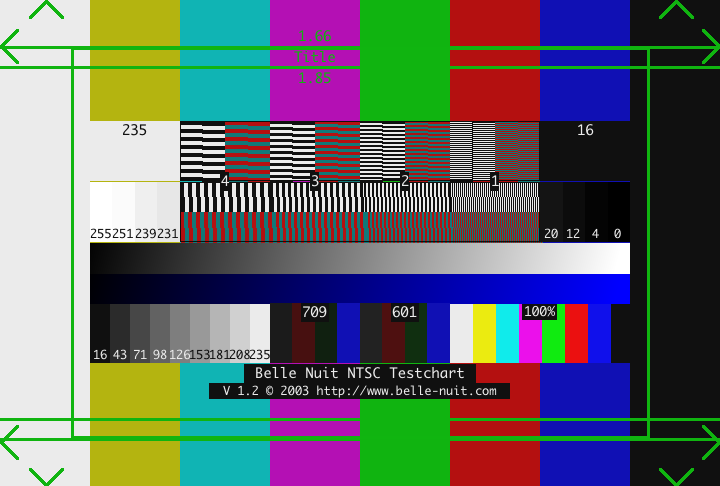
#> input picture media/Test Patterns/testchartntsc.tif, 720 x 486 px
$ python -i shared_timecode_robust.py   (imports and definitions only)
#> lines starting #> are read from the running program, lines starting #| are printed output that depends on the picture; after the words box and inside, x2 and y2 are one past the last pixel; in counts of white or black regions, pixels touching at a corner belong together
#!/usr/bin/env python3
"""
Shared Robust Timecode System - Improved FSK encoding for VHS and MP4 validation

This shared module provides robust FSK timecode encoding and decoding capabilities
for both VHS capture validation and MP4 timecode validation.

Key improvements:
1. Wider frequency separation (800Hz vs 1600Hz instead of 1000Hz vs 1200Hz)
2. Non-overlapping detection ranges with significant guard bands
3. Enhanced bit detection using multiple analysis methods
4. Improved checksum and error detection
5. Mono audio encoding (eliminates stereo channel confusion)
6. Dual-mode operation: strict (MP4) and tolerant (VHS)
"""

import cv2
import numpy as np
import subprocess
import json
from datetime import datetime

class SharedTimecodeRobust:
    def __init__(self, format_type="PAL", width=720, height=576):
        """
        Initialize robust VHS timecode system

        Args:
            format_type: "PAL" (25fps) or "NTSC" (29.97fps)
            width: Video width (720 for VHS standard)
            height: Video height (576 for PAL, 480 for NTSC)
        """
        self.format_type = format_type.upper()

        if self.format_type == "PAL":
            self.fps = 25.0
            self.width = width
            self.height = height if height else 576
        elif self.format_type == "NTSC":
            self.fps = 29.97
            self.width = width
            self.height = height if height else 480
        else:
            raise ValueError("Format must be PAL or NTSC")

        # Audio parameters optimized for VHS robustness
        self.sample_rate = 48000
        self.audio_channels = 1  # MONO - eliminates stereo confusion

        # V2 ROBUST frequency selection for VHS linear audio compatibility
        # Lower frequencies: 400Hz for '0', 800Hz for '1' (2:1 ratio maintained)
        # Both frequencies well within VHS linear audio passband (100Hz - 10kHz)
        self.freq_0 = 400   # Low frequency for '0' bit
        self.freq_1 = 800   # High frequency for '1' bit (exactly double)
        self.freq_pilot = 1200  # Pilot tone for frame sync (not 400 or 800)

        # Detection ranges with significant guard bands
        self.freq_0_range = (300, 500)    # 200Hz bandwidth around 400Hz
        self.freq_1_range = (650, 950)    # 300Hz bandwidth around 800Hz
        self.freq_pilot_range = (1050, 1350)  # For pilot tone detection
        # Guard bands: 500-650Hz (150Hz), 950-1050Hz (100Hz)

        # V2 Bit timing - 16 bits per frame for larger blocks and longer bit duration
        self.samples_per_frame = int(self.sample_rate / self.fps)
        self.bits_per_frame = 16  # "10" + 12-bit frame + "01" = 16 bits
        self.samples_per_bit = self.samples_per_frame // self.bits_per_frame  # ~120 samples

        # Pilot tone timing (per frame)
        self.pilot_ratio = 0.10      # 10% of frame for pilot tone
        self.silence_ratio = 0.05   # 5% silence separator
        self.data_ratio = 0.80      # 80% for FSK data
        # Remaining 5% trailing silence

        # Visual parameters
        self.font_scale = 3.0
        self.font_thickness = 8
        self.text_color = (255, 255, 255)  # White text
        self.bg_color = (0, 0, 0)          # Black background

        # V2 Binary strip parameters
        self.strip_height = 60             # 3 rows of 20 pixels each
        self.strip_row_height = 20         # Height of each row
        self.strip_num_rows = 3            # Number of redundant rows
        self.strip_bg_color = (128, 128, 128)  # Mid-gray background (neutral)

        # V2 Bit colors (BGR format) - Color-based encoding for VHS robustness
        self.bit_1_color = (0, 0, 255)     # Red for '1' bit
        self.bit_0_color = (255, 0, 0)     # Blue for '0' bit

        # Corner marker colors (BGR format) - unchanged
        self.corner_color_primary = (0, 0, 255)    # Red corners (top-left, bottom-right)
        self.corner_color_secondary = (255, 0, 0)  # Blue corners (top-right, bottom-left)
        self.corner_size = 40              # Corner marker size in pixels

    # [1770 lines left out: functions generate_frame_image, get_bit_pattern, _add_sync_patterns, generate_robust_fsk_audio, generate_robust_fsk_audio_legacy, _generate_robust_tone and 27 more, not called in this run]

    def detect_corner_markers(self, frame, red_lower=None, red_upper=None, blue_lower=None, blue_upper=None):
        """
        Detect colored corner markers in video frame (shared utility)

        Args:
            frame: Video frame (BGR)
            red_lower, red_upper: BGR color range for red markers (optional)
            blue_lower, blue_upper: BGR color range for blue markers (optional)

        Returns:
            dict: Corner detection results
        """
        # Use default color ranges if not provided
        if red_lower is None:
            red_lower = np.array([0, 0, 100], dtype="uint8")
        if red_upper is None:
            red_upper = np.array([50, 50, 255], dtype="uint8")
        if blue_lower is None:
            blue_lower = np.array([100, 0, 0], dtype="uint8")
        if blue_upper is None:
            blue_upper = np.array([255, 50, 50], dtype="uint8")

        height, width = frame.shape[:2]

        # Detect the red corners (top-left, bottom-right)
        red_mask = cv2.inRange(frame, red_lower, red_upper)

        # Detect the blue corners (top-right, bottom-left)
        blue_mask = cv2.inRange(frame, blue_lower, blue_upper)

        # Find contours for red markers
        red_contours, _ = cv2.findContours(red_mask, cv2.RETR_EXTERNAL, cv2.CHAIN_APPROX_SIMPLE)
        blue_contours, _ = cv2.findContours(blue_mask, cv2.RETR_EXTERNAL, cv2.CHAIN_APPROX_SIMPLE)

        red_corners = []
        blue_corners = []

        # Extract centroids of red corners
        for contour in red_contours:
            if cv2.contourArea(contour) > 50:  # Minimum size threshold
                M = cv2.moments(contour)
                if M["m00"] != 0:
                    cx = int(M["m10"] / M["m00"])
                    cy = int(M["m01"] / M["m00"])
                    red_corners.append((cx, cy))

        # Extract centroids of blue corners
        for contour in blue_contours:
            if cv2.contourArea(contour) > 50:  # Minimum size threshold
                M = cv2.moments(contour)
                if M["m00"] != 0:
                    cx = int(M["m10"] / M["m00"])
                    cy = int(M["m01"] / M["m00"])
                    blue_corners.append((cx, cy))

        # We expect 2 red corners (top-left, bottom-right) and 2 blue corners (top-right, bottom-left)
        if len(red_corners) >= 2 and len(blue_corners) >= 2:
            return {
                'red_corners': red_corners,
                'blue_corners': blue_corners,
                'detected': True
            }

        return {'detected': False}

    def correct_frame_perspective(self, frame, corner_info=None):
        """
        Use corner markers to correct perspective distortion in captured frames.

        The V2 encoding uses colored corner markers:
        - Red corners at top-left and bottom-right
        - Blue corners at top-right and bottom-left

        This method detects these corners and applies a perspective transform
        to correct for any skew or distortion from the VHS capture process.

        Args:
            frame: Video frame (BGR format)
            corner_info: Optional pre-detected corner info from detect_corner_markers()
                        If None, will detect corners automatically

        Returns:
            tuple: (corrected_frame, success, message)
                - corrected_frame: Perspective-corrected frame (or original if failed)
                - success: Boolean indicating if correction was applied
                - message: Status message explaining result
        """
        height, width = frame.shape[:2]

        # Detect corners if not provided
        if corner_info is None:
            corner_info = self.detect_corner_markers(frame)

        if not corner_info.get('detected', False):
            return frame, False, "Corners not detected"

        red_corners = corner_info['red_corners']
        blue_corners = corner_info['blue_corners']

        if len(red_corners) < 2 or len(blue_corners) < 2:
            return frame, False, f"Insufficient corners: {len(red_corners)} red, {len(blue_corners)} blue"

        # Sort corners by position to identify each corner
        # Red corners: top-left (smallest x+y) and bottom-right (largest x+y)
        # Blue corners: top-right (largest x, smallest y) and bottom-left (smallest x, largest y)

        # Sort red corners by x+y sum
        red_sorted = sorted(red_corners, key=lambda c: c[0] + c[1])
        top_left = red_sorted[0]  # Smallest x+y
        bottom_right = red_sorted[-1]  # Largest x+y

        # Sort blue corners - need to distinguish top-right from bottom-left
        # Top-right has large x, small y
        # Bottom-left has small x, large y
        blue_sorted = sorted(blue_corners, key=lambda c: c[0] - c[1])
        bottom_left = blue_sorted[0]  # Smallest x-y (small x, large y)
        top_right = blue_sorted[-1]  # Largest x-y (large x, small y)

        # Validate corner positions make sense
        # Top corners should have y < height/2, bottom corners y > height/2
        # Left corners should have x < width/2, right corners x > width/2
        if not (top_left[1] < height * 0.6 and top_left[0] < width * 0.6):
            return frame, False, f"Top-left corner position invalid: {top_left}"
        if not (top_right[1] < height * 0.6 and top_right[0] > width * 0.4):
            return frame, False, f"Top-right corner position invalid: {top_right}"
        if not (bottom_left[1] > height * 0.4 and bottom_left[0] < width * 0.6):
            return frame, False, f"Bottom-left corner position invalid: {bottom_left}"
        if not (bottom_right[1] > height * 0.4 and bottom_right[0] > width * 0.4):
            return frame, False, f"Bottom-right corner position invalid: {bottom_right}"

        # Source points (detected corners)
        src_points = np.float32([
            top_left,
            top_right,
            bottom_left,
            bottom_right
        ])

        # Destination points (ideal corner positions)
        # The corner markers are placed at corner_size pixels from the edges
        margin = self.corner_size // 2  # Center of the corner marker
        dst_points = np.float32([
            [margin, margin],                    # Top-left
            [width - margin, margin],            # Top-right
            [margin, height - margin],           # Bottom-left
            [width - margin, height - margin]    # Bottom-right
        ])

        # Calculate perspective transform matrix
        try:
            M = cv2.getPerspectiveTransform(src_points, dst_points)

            # Apply perspective transform
            corrected = cv2.warpPerspective(frame, M, (width, height))

            return corrected, True, "Perspective corrected successfully"

        except Exception as e:
            return frame, False, f"Transform failed: {str(e)}"

    # [717 lines left out: functions read_binary_strip_with_corners, frame_to_timecode, generate_metadata, _decode_frame_segment_enhanced, _validate_frame_id_range, _validate_signal_strength and 9 more, not called in this run]

    # =========================================================================
    # V2 State Machine Decoder
    # =========================================================================

    class DecoderState:
        """State machine states for V2 calibration cycle decoding"""
        SEARCHING = 'SEARCHING'
        IN_LEADER = 'IN_LEADER'
        IN_COUNTDOWN = 'IN_COUNTDOWN'
        READY_FOR_TIMECODE = 'READY_FOR_TIMECODE'
        READING_TIMECODE = 'READING_TIMECODE'
        TIMECODE_COMPLETE = 'TIMECODE_COMPLETE'
        IN_LEADOUT = 'IN_LEADOUT'
        CYCLE_COMPLETE = 'CYCLE_COMPLETE'

    # [160 lines left out: functions decode_with_state_machine, calculate_calibration_offset, not called in this run]

>>> import cv2
>>> picture = cv2.imread('../../media/Test Patterns/testchartntsc.tif')
#> picture is the input picture: shape (486, 720, 3); mean B, G, R 104.2, 103.8, 99
>>> result = SharedTimecodeRobust().correct_frame_perspective(picture)
#> in detect_corner_markers, `red_mask = cv2.inRange(frame, red_lower, red_upper)`:
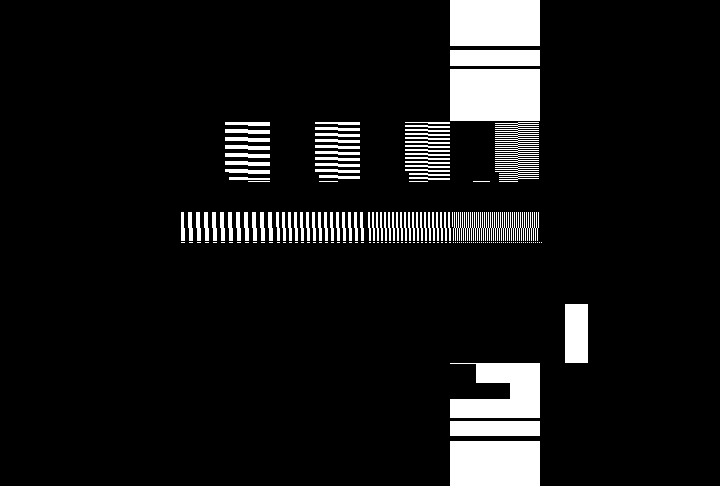
#> red_mask: shape (486, 720); 8.9% white; 189 white regions (98 under 20 px), largest, box (x1, y1, x2, y2) and area: (450, 69, 540, 121) 4680, (450, 0, 540, 46) 4140, (450, 441, 540, 486) 4050
#> in detect_corner_markers, `blue_mask = cv2.inRange(frame, blue_lower, blue_upper)`:
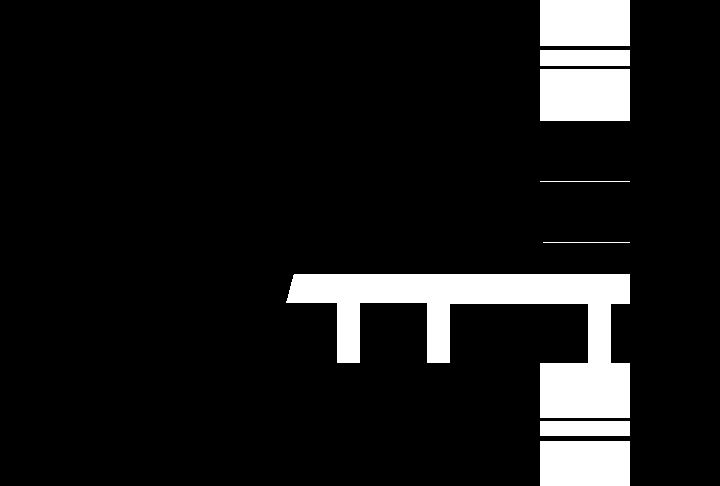
#> blue_mask: shape (486, 720); 10% white; 8 white regions
#> in detect_corner_markers, `red_contours, _ = cv2.findContours(red_mask, cv2.RETR_EXTERNAL, cv2.CH..`: red_contours = 189 contours, 101 with area under 20; largest, box (x1, y1, x2, y2) and area: (450, 69, 540, 121) 4539, (450, 0, 540, 46) 4005, (450, 441, 540, 486) 3916, (450, 363, 540, 418) 3294, (450, 50, 540, 66) 1335
#> in detect_corner_markers, `blue_contours, _ = cv2.findContours(blue_mask, cv2.RETR_EXTERNAL, cv2...`: blue_contours = 8 contours, 2 with area under 20; largest, box (x1, y1, x2, y2) and area: (286, 274, 630, 418) 18445, (540, 69, 630, 121) 4539, (540, 0, 630, 46) 4005, (540, 441, 630, 486) 3916, (540, 50, 630, 66) 1335, (540, 421, 630, 436) 1246
#> the loop in detect_corner_markers, `for contour in red_contours:` made 189 passes
#> (contour, cx, cy) on passes 1, 2, 4: ([[450, 441], [450, 485], [539, 485], [539, 441]], 494, 463), ([[450, 421], [450, 435], [539, 435], [539, 421]], 494, 428), ([[565, 304], [565, 362], [587, 362], [587, 304]], 576, 333)
#> (cx, cy) on passes 3, 121, 122, 123, 124, 125: (503, 392), (361, 226), (355, 226), (349, 226), (343, 226), (337, 226)
#> after the loop in detect_corner_markers, `for contour in red_contours:`: red_corners = 52 pairs, first value 182 to 576, second value 22 to 463
#> the loop in detect_corner_markers, `for contour in blue_contours:` made 8 passes
#> (contour, cx, cy) on passes 1, 2, 6, 7, 8: ([[540, 441], [540, 485], [629, 485], [629, 441]], 584, 463), ([[540, 421], [540, 435], [629, 435], [629, 421]], 584, 428), ([[540, 69], [540, 120], [629, 120], [629, 69]], 584, 94), ([[540, 50], [540, 65], [629, 65], [629, 50]], 584, 57), ([[540, 0], [540, 45], [629, 45], [629, 0]], 584, 22)
#> (cx, cy) on pass 3: (493, 324)
#> after the loop in detect_corner_markers, `for contour in blue_contours:`: blue_corners = [(584, 463), (584, 428), (493, 324), (584, 94), (584, 57), (584, 22)]
#> in correct_frame_perspective, `corner_info = self.detect_corner_markers(frame)`: corner_info = 3 items
#> in correct_frame_perspective, `red_sorted = sorted(red_corners, key=lambda c: c[0] + c[1])`: red_sorted has the same summary as red_corners in detect_corner_markers
#> in correct_frame_perspective, `top_left = red_sorted[0]`: top_left = (249, 123)
#> in correct_frame_perspective, `bottom_right = red_sorted[-1]`: bottom_right = (494, 463)
#> in correct_frame_perspective, `blue_sorted = sorted(blue_corners, key=lambda c: c[0] - c[1])`: blue_sorted has the same summary as blue_corners in detect_corner_markers
#> in correct_frame_perspective, `bottom_left = blue_sorted[0]`: bottom_left = (584, 463)
#> in correct_frame_perspective, `top_right = blue_sorted[-1]`: top_right = (584, 22)
